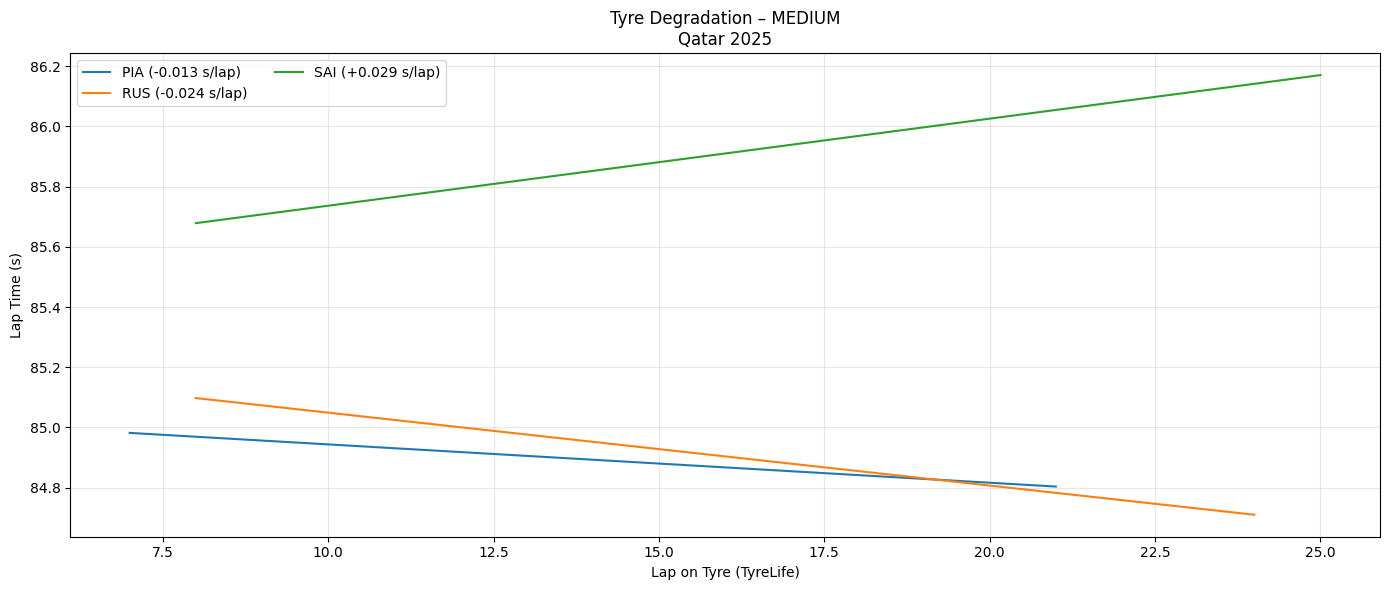

This figure's Python source:
import fastf1, os
import pandas as pd
import numpy as np
import matplotlib.pyplot as plt
from pathlib import Path

# ========= CONFIG =========
YEAR = 2025
GP = "Qatar"
SESSION = "S"
COMPOUND = "MEDIUM"      # SOFT / MEDIUM / HARD
TOP_N = 10             # Top N finishers
CACHE_DIR = Path("/content/fastf1_cache")

# ========= CACHE =========
CACHE_DIR.mkdir(parents=True, exist_ok=True)
fastf1.Cache.enable_cache(CACHE_DIR)

# ========= LOAD SESSION =========
session = fastf1.get_session(YEAR, GP, SESSION)
session.load()

laps = session.laps.copy()
laps = laps[laps["IsAccurate"]]

# Convert laptime to seconds
laps["LapTimeSec"] = laps["LapTime"].dt.total_seconds()

# ========= SELECT TOP DRIVERS =========
drivers = (
    session.results
    .sort_values("Position")
    .head(TOP_N)["Abbreviation"]
    .tolist()
)

laps = laps[laps["Driver"].isin(drivers)]

# ========= CLEAN LAPS =========
laps = laps[
    laps["PitInTime"].isna() &
    laps["PitOutTime"].isna() &
    (laps["Compound"] == COMPOUND)
]

# ========= REMOVE OUTLIERS (IQR PER DRIVER PER STINT) =========
clean = []

for (d, stint), dl in laps.groupby(["Driver", "Stint"]):
    if len(dl) < 5:
        continue

    q1, q3 = dl["LapTimeSec"].quantile([0.25, 0.75])
    iqr = q3 - q1

    dl = dl[
        (dl["LapTimeSec"] >= q1 - 1.5 * iqr) &
        (dl["LapTimeSec"] <= q3 + 1.5 * iqr)
    ]

    clean.append(dl)

clean = pd.concat(clean)

# ========= PLOT TYRE DEGRADATION =========
plt.figure(figsize=(14,6))

for d in drivers:
    dl = clean[clean["Driver"] == d]

    # pilih stint terpanjang untuk driver tsb
    if dl.empty:
        continue

    stint_id = (
        dl.groupby("Stint").size().idxmax()
    )

    stint_laps = dl[dl["Stint"] == stint_id]

    if len(stint_laps) < 5:
        continue

    x = stint_laps["TyreLife"]
    y = stint_laps["LapTimeSec"]

    # Linear regression → degradation slope
    z = np.polyfit(x, y, 1)
    y_fit = np.polyval(z, x)

    plt.plot(x, y_fit, label=f"{d} ({z[0]:+.03f} s/lap)")

plt.title(f"Tyre Degradation – {COMPOUND}\n{GP} {YEAR}")
plt.xlabel("Lap on Tyre (TyreLife)")
plt.ylabel("Lap Time (s)")
plt.grid(alpha=0.3)
plt.legend(ncol=2)
plt.tight_layout()
plt.show()
